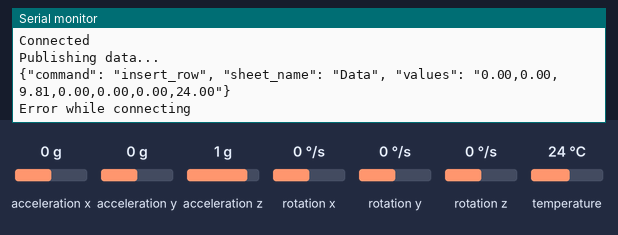
A sketch run on a simulated ESP8266 (NodeMCU). On the bench: the last lines printed to the serial monitor. The inputs (shaded band) are chosen by the test bench; at power-on: acceleration x 0 g, acceleration y 0 g, acceleration z 1 g, rotation x 0 °/s, rotation y 0 °/s, rotation z 0 °/s, temperature 24 °C. WiFi joins after 1.5 s; servers stay silent unless stated.

Above: at 3.5 s.
3.6 s: acceleration x set to -1.4 g
5.1 s: acceleration y set to -1.4 g
At 5.9 s:
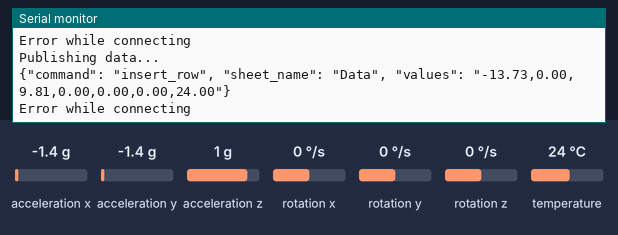
6.6 s: acceleration z set to -1.4 g
At 7.7 s:
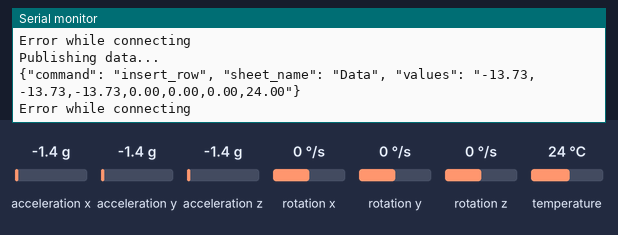
8.1 s: rotation x set to -192 °/s
At 9.5 s:
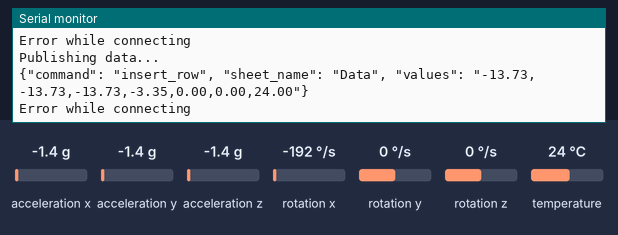
9.6 s: rotation y set to -192 °/s
At 11.9 s:
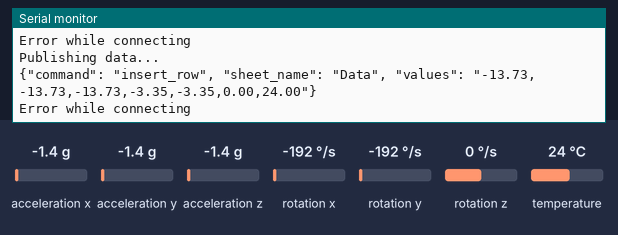

Measured:
- after the input at 6.6 s, the serial monitor: prints a new line after 0.64 s (image 2)
- after the input at 8.1 s, the serial monitor: prints a new line after 1.1 s (image 3)
- after the input at 9.6 s, the serial monitor: prints a new line after 1.6 s (image 4)

The sketch:

gsheet_esp.ino
```cpp
#include <Arduino.h>
#include <ESP8266WiFi.h>
#include <WiFiClientSecure.h>
#include <Adafruit_MPU6050.h>
#include <Adafruit_Sensor.h>
#include <Wire.h>
#include <OneWire.h>
#include <DallasTemperature.h>
#include "HTTPSRedirect.h"


Adafruit_MPU6050 mpu;


// GPIO where the DS18B20 is connected to
const int oneWireBus = 0;


// Setup a oneWire instance to communicate with any OneWire devices
OneWire oneWire(oneWireBus);


// Pass our oneWire reference to Dallas Temperature sensor
DallasTemperature sensors(&oneWire);


// Enter network credentials:
const char* ssid     = "YOUR_WIFI/HOTSPOT_NAME";
const char* password = "YOUR_WIFI/HOTSPOT_PASSWORD";


// Enter Google Script Deployment ID:
const char *GScriptId = "THE_SCRIPT_ID_GENERATED_AFTER_DEPLOYMENT";


// Enter command (insert_row or append_row) and your Google Sheets sheet name (default is Sheet1):
String payload_base =  "{\"command\": \"insert_row\", \"sheet_name\": \"Data\", \"values\": ";
String payload = "";


// Google Sheets setup (do not edit)
const char* host = "script.google.com";
const int httpsPort = 443;
const char* fingerprint = "";
String url = String("/macros/s/") + GScriptId + "/exec";
HTTPSRedirect* client = nullptr;


// Declare variables that will be published to Google Sheets
double value0 = 0;
double value1 = 0;
double value2 = 0;
double value3 = 0;
double value4 = 0;
double value5 = 0;
double value6 = 0;


void setup(void) {
  Serial.begin(115200);
  while (!Serial)
    delay(10); // will pause Zero, Leonardo, etc until serial console opens


  Serial.println("Adafruit MPU6050 test!");


  // Try to initialize!
  if (!mpu.begin()) {
    Serial.println("Failed to find MPU6050 chip");
    while (1) {
      delay(10);
    }
  }
  Serial.println("MPU6050 Found!");


  mpu.setAccelerometerRange(MPU6050_RANGE_8_G);
  Serial.print("Accelerometer range set to: ");
  switch (mpu.getAccelerometerRange()) {
  case MPU6050_RANGE_2_G:
    Serial.println("+-2G");
    break;
  case MPU6050_RANGE_4_G:
    Serial.println("+-4G");
    break;
  case MPU6050_RANGE_8_G:
    Serial.println("+-8G");
    break;
  case MPU6050_RANGE_16_G:
    Serial.println("+-16G");
    break;
  }
  mpu.setGyroRange(MPU6050_RANGE_500_DEG);
  Serial.print("Gyro range set to: ");
  switch (mpu.getGyroRange()) {
  case MPU6050_RANGE_250_DEG:
    Serial.println("+- 250 deg/s");
    break;
  case MPU6050_RANGE_500_DEG:
    Serial.println("+- 500 deg/s");
    break;
  case MPU6050_RANGE_1000_DEG:
    Serial.println("+- 1000 deg/s");
    break;
  case MPU6050_RANGE_2000_DEG:
    Serial.println("+- 2000 deg/s");
    break;
  }


  mpu.setFilterBandwidth(MPU6050_BAND_21_HZ);
  Serial.print("Filter bandwidth set to: ");
  switch (mpu.getFilterBandwidth()) {
  case MPU6050_BAND_260_HZ:
    Serial.println("260 Hz");
    break;
  case MPU6050_BAND_184_HZ:
    Serial.println("184 Hz");
    break;
  case MPU6050_BAND_94_HZ:
    Serial.println("94 Hz");
    break;
  case MPU6050_BAND_44_HZ:
    Serial.println("44 Hz");
    break;
  case MPU6050_BAND_21_HZ:
    Serial.println("21 Hz");
    break;
  case MPU6050_BAND_10_HZ:
    Serial.println("10 Hz");
    break;
  case MPU6050_BAND_5_HZ:
    Serial.println("5 Hz");
    break;
  }


  Serial.println("");


  // Connect to WiFi
  WiFi.begin(ssid, password);
  Serial.print("Connecting to ");
  Serial.print(ssid); Serial.println(" ...");


  while (WiFi.status() != WL_CONNECTED) {
    delay(1000);
    Serial.print(".");
  }
  Serial.println('\n');
  Serial.println("Connection established!");
  Serial.print("IP address:\t");
  Serial.println(WiFi.localIP());


  // Use HTTPSRedirect class to create a new TLS connection
  client = new HTTPSRedirect(httpsPort);
  client->setInsecure();
  client->setPrintResponseBody(true);
  client->setContentTypeHeader("application/json");

  Serial.print("Connecting to ");
  Serial.println(host);


  // Try to connect for a maximum of 5 times
  bool flag = false;
  for (int i=0; i<5; i++){
    int retval = client->connect(host, httpsPort);
    if (retval == 1){
       flag = true;
       Serial.println("Connected");
       break;
    }
    else
      Serial.println("Connection failed. Retrying...");
  }
  if (!flag){
    Serial.print("Could not connect to server: ");
    Serial.println(host);
    return;
  }
  delete client;    // delete HTTPSRedirect object
  client = nullptr; // delete HTTPSRedirect object


  // Start the DS18B20 sensor
  sensors.begin();


  delay(100);
}


void loop() {


  sensors.requestTemperatures();
  float temperatureC = sensors.getTempCByIndex(0);


  /* Get new sensor events with the readings */
  sensors_event_t a, g, temp;
  mpu.getEvent(&a, &g, &temp);


  value0 = a.acceleration.x;
  value1 = a.acceleration.y;
  value2 = a.acceleration.z;
  value3 = g.gyro.x;
  value4 = g.gyro.y;
  value5 = g.gyro.z;
  value6 = temperatureC; //DS //temp.temperature; for MPU6050


  static bool flag = false;
  if (!flag){
    client = new HTTPSRedirect(httpsPort);
    client->setInsecure();
    flag = true;
    client->setPrintResponseBody(true);
    client->setContentTypeHeader("application/json");
  }
  if (client != nullptr){
    if (!client->connected()){
      client->connect(host, httpsPort);
    }
  }
  else{
    Serial.println("Error creating client object!");
  }

  // Create json object string to send to Google Sheets
  payload = payload_base + "\"" + value0 + "," + value1 + "," + value2 + "," + value3 + "," + value4 + "," + value5 + "," + value6 + "\"}";


  // Publish data to Google Sheets
  Serial.println("Publishing data...");
  Serial.println(payload);
  if(client->POST(url, host, payload)){
    // do stuff here if publish was successful


    /* Print out the values */
    Serial.print("Acceleration X: ");
    Serial.print(a.acceleration.x);
    Serial.print(", Y: ");
    Serial.print(a.acceleration.y);
    Serial.print(", Z: ");
    Serial.print(a.acceleration.z);
    Serial.println(" m/s^2");


    Serial.print("Rotation X: ");
    Serial.print(g.gyro.x);
    Serial.print(", Y: ");
    Serial.print(g.gyro.y);
    Serial.print(", Z: ");
    Serial.print(g.gyro.z);
    Serial.println(" rad/s");


    Serial.print("Temperature_MPU: ");
    Serial.print(temp.temperature);
    Serial.println(" ºC");


    Serial.print("Temperature_DS: ");
    Serial.print(temperatureC);
    Serial.println(" ºC");


    Serial.println("");
  }
  else{
    // do stuff here if publish was not successful
    Serial.println("Error while connecting");
  }

  // a delay of several seconds is required before publishing again
  delay(1000);
}
```
